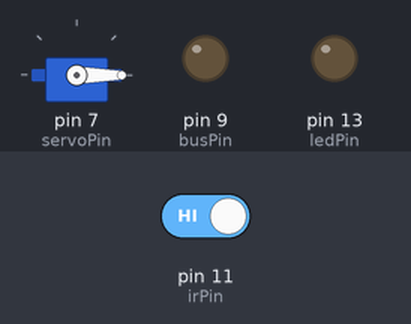
The sketch below on a simulated Arduino Uno, built with avr-gcc and run on an emulated ATmega328P. Parts: servo, output pins drawn as LEDs (lit = HIGH). Inputs (shaded band) come from the test bench; at power-on: pin 11 (irPin) HIGH.

Above: at 1.8 s.
1.9 s: pin 11 (irPin) driven LOW
At 2.4 s:
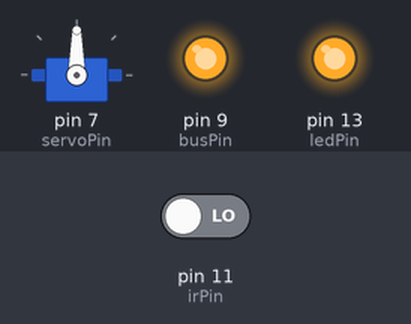
At 3.3 s:
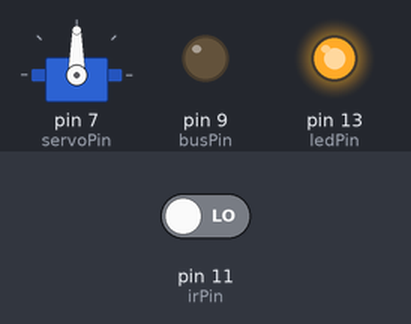
4.0 s: pin 11 (irPin) driven HIGH
At 6.4 s:
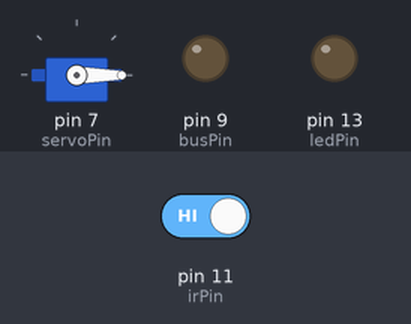
Timing chart, 0 to 7.9 s (numbered marks = the images above; inputs shaded):
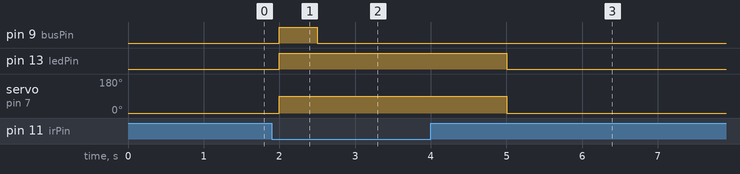

The sketch:

Automatic_Toll.ino
```cpp
#include <Servo.h>

int ledPin = 13;
int busPin = 9;
int irPin = 11;
int irState = 0;

int servoPin = 7;
Servo myServo;

void setup(){
  pinMode(ledPin, OUTPUT);
  pinMode(busPin, OUTPUT);
  pinMode(irPin, INPUT);
  myServo.attach(servoPin);
}

void loop(){
  irState = digitalRead(irPin);

if(irState==0){
  myServo.write(90);
  digitalWrite(ledPin, HIGH);
  digitalWrite(busPin, HIGH);
  delay(500);
  digitalWrite(busPin, LOW);
  delay(2000);
}else{
  digitalWrite(ledPin, LOW);
  digitalWrite(busPin, LOW);
  myServo.write(0);}
delay(500);
}
```

Measured:
- after the input at 1.9 s, pin 9 (busPin): LOW → HIGH after 0.10 s, → LOW 0.50 s later; pin 13 (ledPin): LOW → HIGH after 0.10 s; servo on pin 7 (servoPin): 0° → 90° after 0.10 s
- after the input at 4.0 s, pin 9 (busPin): stops changing and stays LOW; pin 13 (ledPin): HIGH → LOW after 1.0 s; servo on pin 7 (servoPin): 90° → 0° after 1.0 s
